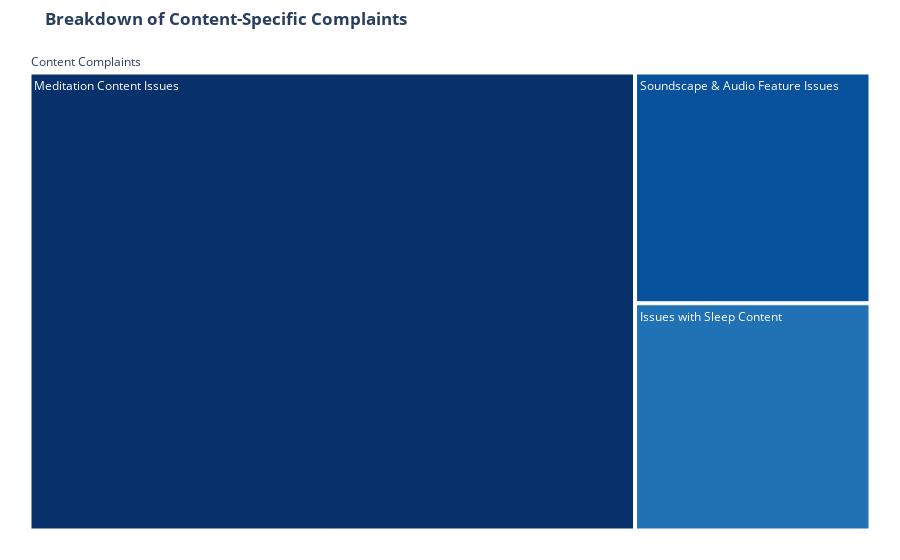

The cell this chart's notebook holds for it:
### Markdown cell above
### Deep Dive 2: What Content Are Users Complaining About?

### Code cell
# Filter for the theme
content_df = df_base[df_base["theme"] == "Content-Specific Issues"]
# Get the breakdown
content_breakdown = content_df["topic_name"].value_counts().reset_index()
content_breakdown.columns = ["Specific Complaint", "Review Count"]

# Visualize
fig_content = px.treemap(
    content_breakdown.head(10),
    path=[px.Constant("Content Complaints"), "Specific Complaint"],
    values="Review Count",
    title="<b>Breakdown of Content-Specific Complaints</b>",
    color_discrete_sequence=px.colors.sequential.Blues_r,
)
fig_content.update_layout(margin=dict(t=50, l=25, r=25, b=25))
fig_content.show()

### Figure 1 — Plotly figure (JSON) as saved in the notebook; plotly's stock layout.template omitted (floating-point values rounded to 4 significant figures)
{"data": [{"branchvalues": "total", "domain": {"x": [0, 1], "y": [0, 1]}, "hovertemplate": "labels=%{label}<br>Review Count=%{value}<br>parent=%{parent}<br>id=%{id}<extra></extra>", "ids": ["Content Complaints/Meditation Content Issues", "Content Complaints/Soundscape & Audio Feature Issues", "Content Complaints/Issues with Sleep Content", "Content Complaints"], "labels": ["Meditation Content Issues", "Soundscape & Audio Feature Issues", "Issues with Sleep Content", "Content Complaints"], "name": "", "parents": ["Content Complaints", "Content Complaints", "Content Complaints", ""], "type": "treemap", "values": [679.0, 133.0, 131.0, 943.0]}], "layout": {"legend": {"tracegroupgap": 0}, "margin": {"b": 25, "l": 25, "r": 25, "t": 50}, "title": {"text": "<b>Breakdown of Content-Specific Complaints</b>"}, "treemapcolorway": ["rgb(8,48,107)", "rgb(8,81,156)", "rgb(33,113,181)", "rgb(66,146,198)", "rgb(107,174,214)", "rgb(158,202,225)", "rgb(198,219,239)", "rgb(222,235,247)", "rgb(247,251,255)"]}}
